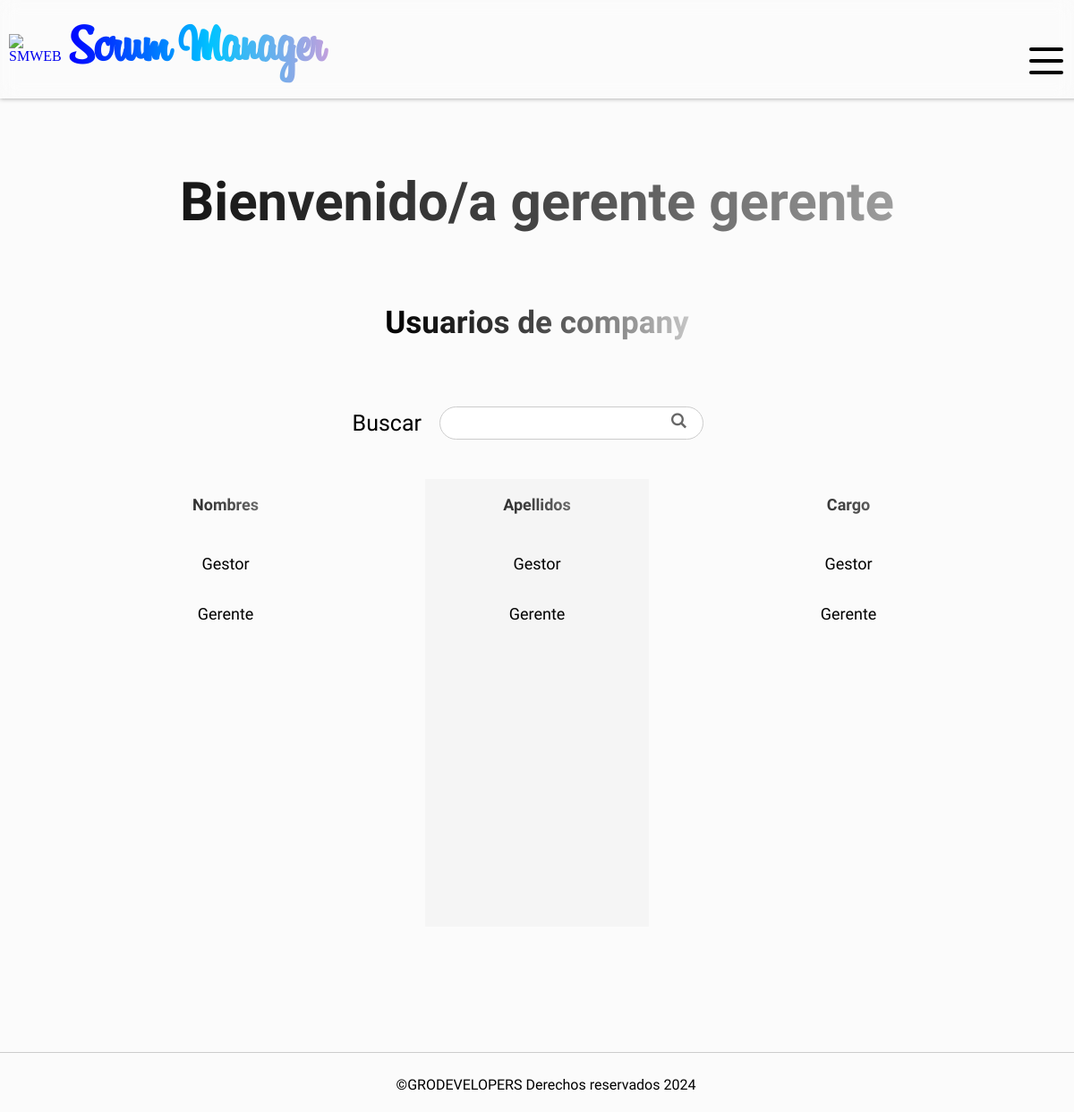
/users-company/ (signed in), run on the app's committed database.
### SMWEB/models.py (models this page shows)
class CustomUser(AbstractUser):
    rol = models.CharField(max_length=60, null=False)
    company = models.ForeignKey(Company, on_delete=models.CASCADE, null=True)
    class Meta:
        verbose_name = 'Usuario'
        verbose_name_plural = 'Usuarios'

class Company(models.Model):
    name = models.CharField(verbose_name="Empresa", max_length=255, null=False)
    status = models.BooleanField(verbose_name="¿Activo?", default= True)
    users_limit = models.IntegerField(verbose_name="Limite de usuarios", default=10)
    created_at = models.DateField(verbose_name="Creada el", auto_now_add=True)
    class Meta:
        verbose_name = 'Empresa'
        verbose_name_plural = 'Empresas'
    def __str__(self):
        return self.name

### SMWEB/views.py (the view, shortened to what this page needs)
# urls.py: path('users-company/', views.users_company, name='users-company'),
@login_required(login_url=inicio)
def users_company(request):
    user_rol = request.user.rol
    if user_rol not in ['recursos humanos', 'gerente']:
        messages.warning(request, f'Tu rol de {user_rol} no te permite acceder a esta función')
        return redirect('inicio')
    company = request.user.company_id
    users = CustomUser.objects.filter(company_id = company)
    return render(request, 'users_company.html',{
        'users': users
    })

### SMWEB/context_processors.py (called while the page is built, shortened)
def get_rejected_payments(request):
    if request.user.is_authenticated:
        company_id = request.user.company_id
        first_name = request.user.first_name
        rejected_payments = PaymentRejected.objects.filter(company = company_id).filter(in_charge = first_name.upper()).count()
        return {
            'rejected_payments': rejected_payments
        }
    return {
        'rejected_payments': False
        }

def get_payments(request):
    if request.user.is_authenticated:
        company_id = request.user.company_id
        payments = OrderPayment.objects.filter(company = company_id).count()
        return {
            'received_payments': payments
        }
    return {
        'received_payments': False
        }

def get_affiliations(request):
    if request.user.is_authenticated:
        company_id = request.user.company_id
        affiliations = Affiliation.objects.filter(company = company_id).count()
        return {
            'received_affiliations': affiliations
        }
    return {
        'received_affiliations': False
        }

def get_rejected_affiliations(request):
    if request.user.is_authenticated:
        company_id = request.user.company_id
        first_name = request.user.first_name
        rejected_affiliation = RejectedAffiliation.objects.filter(company = company_id).filter(in_charge = first_name.upper()).count()
        return {
            'rejected_affiliations': rejected_affiliation
        }
    return {
        'rejected_affiliations': False
        }

def get_notifies(request):
    if request.user.is_authenticated:
        user_rol = request.user.rol
        if user_rol == 'gerente':
            company_id = request.user.company_id
            payments = OrderPayment.objects.filter(company = company_id).count()
            affiliations = 0
            notifies = payments + affiliations
            return {
                'notifies': notifies
            }
    else:
        return {
            'notifies': False
        }

### SMWEB/templates/users_company.html (shortened to what this page needs)
{% extends "layout.html" %}
{% block content %}
    <h1 id="title" >Bienvenido/a {{user.first_name}} {{user.last_name}}</h1>
    <h2 id="subtitle">Usuarios de {{user.company}}</h2>
    <form action="" method="post" class="search_engine">
        <label for="search">Buscar</label>
        <input type="text" name="search">
        <input type="submit" class="symbol_search" value="L">
    </form>
    <section id="users">
        {% if users %}
            <div class="users__column users__column--firstname">
                <h3 class="column__title">Nombres</h3>
                {% for user in users %}
                    <div class="users__element users__element-firstname"><a href="{% url "select-user" user.id %}">{{user.first_name|capfirst}}</a></div>
                {% endfor %}
            </div>
            <div class="users__column users__column--lastname">
                <h3 class="column__title">Apellidos</h3>
                {% for user in users %}
                    <div class="users__element users__element-lastname">{{user.last_name|capfirst}}</div>
                {% endfor %}
            </div>
            <div class="users__column users__column--rol">
                <h3 class="column__title">Cargo</h3>
                {% for user in users %}
                    <div class="users__element users__element-rol">{{user.rol|capfirst}}</div>
                {% endfor %}
            </div>
        {% endif %}
    </section>
{% endblock %}

### SMWEB/static/css/styles.css (style rules this page uses)
:root { --title-font: 'Billabong'; --normal-font: 'M PLUS Rounded 1c'; --menu-font: 'M PLUS Rounded 1c'; --symbol-font: 'Symbol'; }
* { text-decoration: none; }
body { background-color: #FBFBFB; margin: 0px; }
#content > #title { text-align: center; width: 100%; }
#title { font-family: var(--normal-font); font-size: 60px; background: linear-gradient(90deg, black, rgb(69, 69, 69), rgb(197, 197, 197)); -webkit-background-clip: text; -webkit-text-fill-color: transparent; }
#subtitle { font-family: var(--normal-font); font-size: 35px; background: linear-gradient(90deg, black, rgb(69, 69, 69), rgb(197, 197, 197)); -webkit-background-clip: text; -webkit-text-fill-color: transparent; text-align: center; }
.search_engine { width: 80%; height: 125px; display: flex; justify-content: center; align-items: center; position: relative; }
.search_engine label { font-family: var(--normal-font); font-size: 25px; }
.search_engine input[type="text"] { flex-basis: 30%; height: 20%; border-radius: 999px; outline: none; border: 1px solid #ccc; margin: 0px 20px; line-height: 15px; padding: 5px 15px; padding-right: 0px; font-family: var(--normal-font); font-size: 17px; transition: all 300ms; }
.search_engine input[type="submit"] { background-color: transparent; border: none; padding: 0px; cursor: pointer; color: #666; font-family: var(--symbol-font); font-size: 17px; font-weight: lighter; position: absolute; top: 40%; right: 32%; transition: all 300ms; }
#users, #suppliers { width: 90%; height: 500px; display: flex; flex-direction: row; flex-wrap: nowrap; justify-content: space-around; align-items:stretch; overflow-y: scroll; }
.users__column { min-width: 250px; text-align: center; }
.users__column--firstname, .suppliers__column--type_document { background-color: #FBFBFB; }
.users__column--lastname, .suppliers__column--document_number { background-color: #f0f0f084; }
.users__column--rol, .suppliers__column--bank_account { background-color: #FBFBFB; }
.column__title { text-align: center; font-family: var(--normal-font); font-size: 27px; background: linear-gradient(90deg, black, rgb(69, 69, 69), rgb(197, 197, 197)); -webkit-background-clip: text; -webkit-text-fill-color: transparent; margin-bottom: 35px; }
.users__element, .suppliers__element { font-family: var(--normal-font); font-size: 18px; margin: 15px 0px; padding: 10px; }
.column__title-orders, .column__title { text-align: center; font-family: var(--normal-font); font-size: 18px; background: linear-gradient(90deg, black, rgb(69, 69, 69), rgb(197, 197, 197)); -webkit-background-clip: text; -webkit-text-fill-color: transparent; margin-bottom: 35px; }
.orders__element-id > a, .payments__element-id > a, .affiliations__element-full_name > a, .users__element-firstname > a { color: black; transition: all 450ms; }

### data on the page
CustomUser: first_name "gerente", last_name "gerente", company "company", first_name "Gerente", last_name "Gerente", rol "Gerente"
CustomUser: first_name "Gestor", last_name "Gestor", rol "Gestor"
